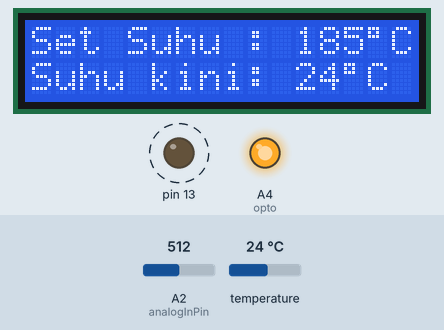
A sketch run on a simulated Arduino Uno, built with avr-gcc and run on an emulated ATmega328P. Shown: 16×2 character LCD, output pins drawn as LEDs (lit = HIGH). Dashed ring = blinking. The inputs (shaded band) are chosen by the test bench; at power-on: temperature 24 °C, A2 (analogInPin) = 512. Pins used as bus, display or sensor lines are not drawn; what the sketch prints to the serial monitor is not drawn.

Above: at 2.55 s.
2.6 s: temperature set to 41 °C
At 3.65 s:
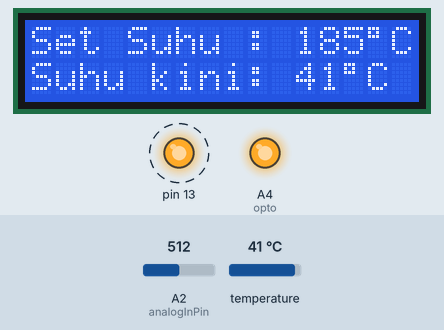
4.4 s: A2 (analogInPin) set to 43
At 4.65 s:
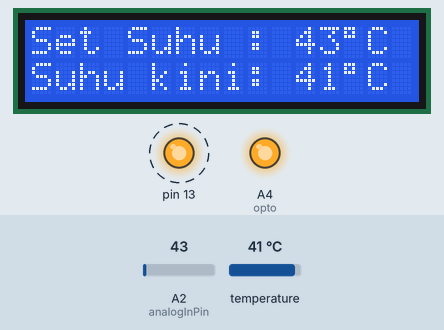
6.0 s: A2 (analogInPin) set to 37
At 7.65 s:
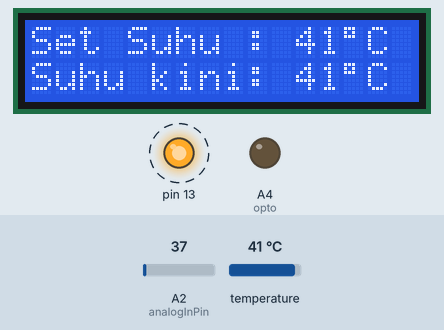
8.6 s: temperature set to 37.6 °C
At 9.96 s:
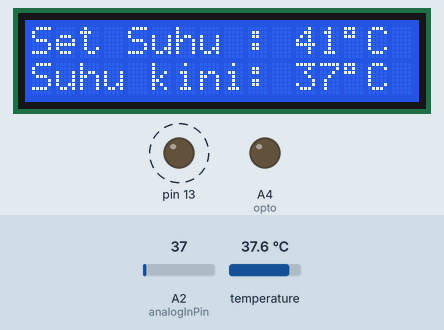
10.7 s: temperature set to 36.4 °C
At 11.05 s:
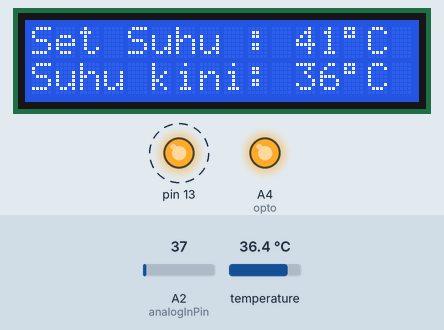
12.3 s: A2 (analogInPin) set to 0
At 12.45 s:
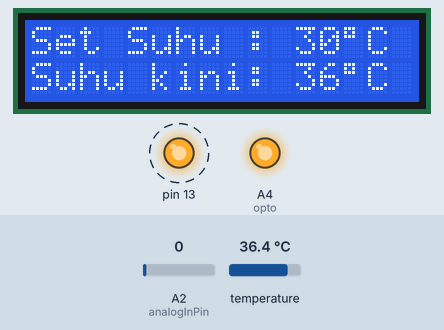
Timing chart, 0 to 14.8 s (numbered marks = the images above; inputs shaded):
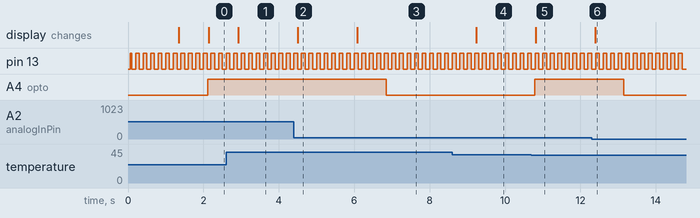

Measured:
- the behaviour switches between 40 and 39 on A2 (analogInPin) (found by bisection; images 2 and 3)
- the behaviour switches between 37 and 36.9 °C on temperature (found by bisection; images 4 and 5)
- after the input at 2.6 s, the display: changes after 0.33 s (image 1)
- after the input at 4.4 s, the display: changes after 0.11 s (image 2)
- after the input at 6.0 s, A4 (opto): HIGH → LOW after 0.84 s; the display: changes after 0.08 s (image 3)
- after the input at 8.6 s, the display: changes after 0.64 s (image 4)
- after the input at 10.7 s, A4 (opto): LOW → HIGH after 0.09 s; the display: changes after 0.11 s (image 5)
- after the input at 12.3 s, A4 (opto): HIGH → LOW after 0.85 s; the display: changes after 0.09 s (image 6)

The sketch:

kimia1.ino
```cpp
#include <LiquidCrystal.h>
#include <TimerOne.h>
#include <OneWire.h>
#include <DallasTemperature.h>
#include <PID_v1.h>

#include "max6675.h"

int thermoDO = 2;
int thermoCS = 3;
int thermoCLK = 4;
MAX6675 thermocouple(thermoCLK, thermoCS, thermoDO);
int vccPin = 5;
int gndPin = A0;


//Define Variables we'll be connecting to
double Setpoint, Input, Output;
//Specify the links and initial tuning parameters
PID myPID(&Input, &Output, &Setpoint, 3, 1, 5, DIRECT);

// Data wire is plugged into pin 2 on the Arduino
#define ONE_WIRE_BUS 6
// Setup a oneWire instance to communicate with any OneWire devices
// (not just Maxim/Dallas temperature ICs)
OneWire oneWire(ONE_WIRE_BUS);
// Pass our oneWire reference to Dallas Temperature.
DallasTemperature sensors(&oneWire);
int sensorValue = 0;

/*******************
 * LCD VSS (1) pin to ground
 * LCD VCC (2) pin to 5V
 * 10K resistor: ends to +5V and ground wiper to LCD VO pin (pin 3)
 * LCD RS(4) pin to digital pin 12
 * LCD R/W (5) pin to ground
 * LCD Enable(6) pin to digital pin 11
 * LCD D4 (11) pin to digital pin 10
 * LCD D5 (12) pin to digital pin 9
 * LCD D6 (13) pin to digital pin 8
 * LCD D7 (14) pin to digital pin 7
 */
LiquidCrystal lcd(12, 11, 10, 9, 8, 7);

int VRValue = 0;
const int analogInPin = A2;
const int opto = A4;
const int optopid = 3;

void setup() {
  //LED
  pinMode(13, OUTPUT);
  pinMode(opto, OUTPUT); digitalWrite(opto, LOW);
  Timer1.initialize(100000); //mS
  Timer1.attachInterrupt( timerIsr );

  //LCD
  lcd.begin(16, 2);
  //lcd.clearDisplay();
  lcd.setCursor(0, 0); lcd.print("Set Suhu :");
  lcd.setCursor(0, 1); lcd.print("Suhu kini:");

  digitalWrite(A3, LOW);
  digitalWrite(A1, HIGH);

  digitalWrite(13, HIGH);

  Serial.begin(9600);

  // use Arduino pins for MAX6675
  pinMode(vccPin, OUTPUT); digitalWrite(vccPin, HIGH);
  pinMode(gndPin, OUTPUT); digitalWrite(gndPin, LOW);

  Serial.println("MAX6675 test");
  // wait for MAX chip to stabilize
  delay(500);

  //DS1820 Start up the library
  sensors.begin(); // IC Default 9 bit. If you have troubles consider upping it 12. Ups the delay giving the IC more time to process the temperature measurement

  // read the analog in value:
  VRValue = readTemperature(analogInPin);
  // map it to the range of the analog out:
  VRValue = map(VRValue, 0, 1023, 30, 320);
  // change the analog out value:
  Setpoint = VRValue ;

  sensors.requestTemperatures(); // Send the command to get temperatures
  sensorValue = sensors.getTempCByIndex(0);
  Input = sensorValue;
myPID.SetOutputLimits(-255, 255);
  //turn the PID on
  myPID.SetMode(AUTOMATIC);
}

int LVRValue  = 0;
int changed = 0;
void loop() {
  lcd.setCursor(11, 0);
  // read the analog in value:
  VRValue = readTemperature(analogInPin);
  // map it to the range of the analog out:
  VRValue = map(VRValue, 0, 1023, 30, 320);
  if (LVRValue != VRValue)changed = 1;
  LVRValue = VRValue;
  // change the analog out value:
  Serial.print(VRValue, DEC);

  //if ( ((LVRValue - VRValue) == 1) || ((LVRValue - VRValue) == -1) )
  ///{}
  //else {

  lcd.print(VRValue); lcd.write(B11011111); lcd.print("C ");
  //}


  lcd.setCursor(11, 1);
  sensors.requestTemperatures(); // Send the command to get temperatures
  //-sensorValue = thermocouple.readCelsius();
  sensorValue = sensors.getTempCByIndex(0);
  Serial.println(sensorValue, DEC);
  lcd.print(sensorValue); lcd.write(B11011111); lcd.print("C ");

  Setpoint = VRValue ;
  Input = sensorValue;


  // ONOFF
  if (changed==1) {
    if (sensorValue > (LVRValue - 1)) {
      digitalWrite(opto, LOW);
      changed=0;
    }
    else {
      digitalWrite(opto, HIGH);
    }
  } else {
    if (sensorValue > (LVRValue - 5)) {
      digitalWrite(opto, LOW);
    }
    else {
      digitalWrite(opto, HIGH);
    }
  }


  //PID
  myPID.Compute();
  //analogWrite(optopid,Output);
  Serial.println(Output);
  if(Output<0){Serial.print('K');Serial.println((byte)abs(Output),DEC);}
  if(Output>0){Serial.print('H');Serial.println((byte)Output,DEC);}

  noInterrupts();
  //lcd.setCursor(0, 1);
  //lcd.print(millis() / 1000);
  interrupts();
  delay(20);
}


void timerIsr()
{
  digitalWrite( 13, digitalRead( 13 ) ^ 1 );
}


#define NUM_READS 10
float readTemperature(int sensorpin) {
  // read multiple values and sort them to take the mode
  int sortedValues[NUM_READS];
  for (int i = 0; i < NUM_READS; i++) {
    int value = analogRead(sensorpin);
    int j;
    if (value < sortedValues[0] || i == 0) {
      j = 0; //insert at first position
    }
    else {
      for (j = 1; j < i; j++) {
        if (sortedValues[j - 1] <= value && sortedValues[j] >= value) {
          // j is insert position
          break;
        }
      }
    }
    for (int k = i; k > j; k--) {
      // move all values higher than current reading up one position
      sortedValues[k] = sortedValues[k - 1];
    }
    sortedValues[j] = value; //insert current reading
  }
  //return scaled mode of 10 values
  float returnval = 0;
  for (int i = NUM_READS / 2 - 5; i < (NUM_READS / 2 + 5); i++) {
    returnval += sortedValues[i];
  }
  returnval = returnval / 10;
  return returnval * 1100 / 1023;
}
```
